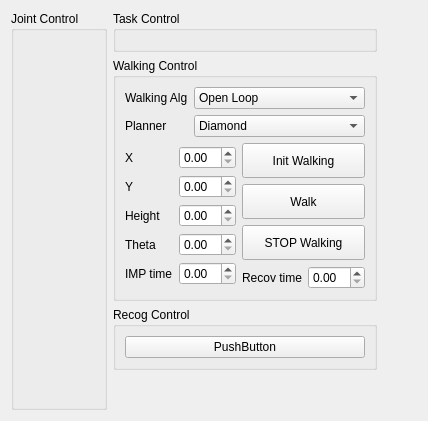
      <widget class="QWidget" name="tab_3">
       <attribute name="title">
        <string>Manual</string>
       </attribute>
       <layout class="QHBoxLayout" name="horizontalLayout_2">
        <item>
         <layout class="QHBoxLayout" name="horizontalLayout" stretch="0,0,0">
          <property name="sizeConstraint">
           <enum>QLayout::SetDefaultConstraint</enum>
          </property>
          <property name="topMargin">
           <number>0</number>
          </property>
          <item>
           <widget class="QGroupBox" name="groupBox_joint_ctrl">
            <property name="maximumSize">
             <size>
              <width>400</width>
              <height>16777215</height>
             </size>
            </property>
            <property name="title">
             <string>Joint Control</string>
            </property>
            <property name="checkable">
             <bool>false</bool>
            </property>
            <layout class="QGridLayout" name="gridLayout_2">
             <item row="0" column="0">
              <layout class="QGridLayout" name="gridLayout_joint_ctrl" rowstretch="0" columnstretch="0">
               <property name="sizeConstraint">
                <enum>QLayout::SetMaximumSize</enum>
               </property>
               <property name="leftMargin">
                <number>0</number>
               </property>
               <property name="topMargin">
                <number>0</number>
               </property>
               <property name="horizontalSpacing">
                <number>8</number>
               </property>
               <property name="verticalSpacing">
                <number>5</number>
               </property>
              </layout>
             </item>
            </layout>
           </widget>
          </item>
          <item>
           <layout class="QVBoxLayout" name="verticalLayout_19" stretch="0,0,0,0">
            <item>
             <widget class="QGroupBox" name="groupBox_task_ctrl">
              <property name="title">
               <string>Task Control</string>
              </property>
              <layout class="QGridLayout" name="gridLayout_5">
               <item row="1" column="0">
                <layout class="QGridLayout" name="gridLayout_task_ctrl" rowstretch="0" columnstretch="0">
                 <property name="sizeConstraint">
                  <enum>QLayout::SetMaximumSize</enum>
                 </property>
                 <property name="leftMargin">
                  <number>0</number>
                 </property>
                 <property name="topMargin">
                  <number>0</number>
                 </property>
                 <property name="horizontalSpacing">
                  <number>8</number>
                 </property>
                 <property name="verticalSpacing">
                  <number>5</number>
                 </property>
                </layout>
               </item>
              </layout>
             </widget>
            </item>
            <item>
             <widget class="QGroupBox" name="groupBox_walk_ctrl">
              <property name="maximumSize">
               <size>
                <width>370</width>
                <height>16777215</height>
               </size>
              </property>
              <property name="title">
               <string>Walking Control</string>
              </property>
              <layout class="QVBoxLayout" name="verticalLayout_20">
               <item>
                <layout class="QVBoxLayout" name="verticalLayout_16" stretch="0,0">
                 <item>
                  <layout class="QGridLayout" name="gridLayout_walk_ctrl" columnstretch="0,1">
                   <item row="0" column="0">
                    <widget class="QLabel" name="label_5">
                     <property name="text">
                      <string>Walking Alg</string>
                     </property>
                    </widget>
                   </item>
                   <item row="1" column="0">
                    <widget class="QLabel" name="label_4">
                     <property name="text">
                      <string>Planner</string>
                     </property>
                    </widget>
                   </item>
                   <item row="0" column="1">
                    <widget class="QComboBox" name="comboBox_walk_algorithm">
                     <item>
                      <property name="text">
                       <string>Open Loop</string>
                      </property>
                     </item>
                     <item>
                      <property name="text">
                       <string>Open + Imp</string>
                      </property>
                     </item>
                     <item>
                      <property name="text">
                       <string>Algorithm 1</string>
                      </property>
                     </item>
                     <item>
                      <property name="text">
                       <string>Algorithm 2</string>
                      </property>
                     </item>
                     <item>
                      <property name="text">
                       <string>Algorithm 3</string>
                      </property>
                     </item>
                    </widget>
                   </item>
                   <item row="1" column="1">
                    <widget class="QComboBox" name="comboBox_walk_planner">
                     <item>
                      <property name="text">
                       <string>Diamond</string>
                      </property>
                     </item>
                     <item>
                      <property name="text">
                       <string>WTF Plan</string>
                      </property>
                     </item>
                    </widget>
                   </item>
                  </layout>
                 </item>
                 <item>
                  <layout class="QHBoxLayout" name="horizontalLayout_5">
                   <item>
                    <layout class="QVBoxLayout" name="verticalLayout_17">
                     <item>
                      <layout class="QGridLayout" name="gridLayout_7" columnstretch="0,1">
                       <item row="5" column="0">
                        <widget class="QLabel" name="label_10">
                         <property name="text">
                          <string>IMP time</string>
                         </property>
                        </widget>
                       </item>
                       <item row="3" column="0">
                        <widget class="QLabel" name="label_8">
                         <property name="text">
                          <string>Height</string>
                         </property>
                        </widget>
                       </item>
                       <item row="1" column="0">
                        <widget class="QLabel" name="label_6">
                         <property name="text">
                          <string>X</string>
                         </property>
                        </widget>
                       </item>
                       <item row="4" column="0">
                        <widget class="QLabel" name="label_9">
                         <property name="text">
                          <string>Theta</string>
                         </property>
                        </widget>
                       </item>
                       <item row="2" column="0">
                        <widget class="QLabel" name="label_7">
                         <property name="text">
                          <string>Y</string>
                         </property>
                        </widget>
                       </item>
                       <item row="1" column="1">
                        <widget class="QDoubleSpinBox" name="doubleSpinBox_walk_x"/>
                       </item>
                       <item row="2" column="1">
                        <widget class="QDoubleSpinBox" name="doubleSpinBox_walk_y"/>
                       </item>
                       <item row="3" column="1">
                        <widget class="QDoubleSpinBox" name="doubleSpinBox_walk_height"/>
                       </item>
                       <item row="4" column="1">
                        <widget class="QDoubleSpinBox" name="doubleSpinBox_walk_theta"/>
                       </item>
                       <item row="5" column="1">
                        <widget class="QDoubleSpinBox" name="doubleSpinBox_walk_imp_time"/>
                       </item>
                      </layout>
                     </item>
                    </layout>
                   </item>
                   <item>
                    <layout class="QVBoxLayout" name="verticalLayout_18">
                     <item>
                      <widget class="QPushButton" name="button_walk_init">
                       <property name="minimumSize">
                        <size>
                         <width>0</width>
                         <height>35</height>
                        </size>
                       </property>
                       <property name="text">
                        <string>Init Walking</string>
                       </property>
                      </widget>
                     </item>
                     <item>
                      <widget class="QPushButton" name="button_walk_start">
                       <property name="minimumSize">
                        <size>
                         <width>0</width>
                         <height>35</height>
                        </size>
                       </property>
                       <property name="text">
                        <string>Walk</string>
                       </property>
                      </widget>
                     </item>
                     <item>
                      <widget class="QPushButton" name="button_walk_stop">
                       <property name="minimumSize">
                        <size>
                         <width>0</width>
                         <height>35</height>
                        </size>
                       </property>
                       <property name="text">
                        <string>STOP Walking</string>
                       </property>
                      </widget>
                     </item>
                     <item>
                      <layout class="QGridLayout" name="gridLayout_8" columnstretch="0,1">
                       <item row="0" column="0">
                        <widget class="QLabel" name="label_11">
                         <property name="text">
                          <string>Recov time</string>
                         </property>
                        </widget>
                       </item>
                       <item row="0" column="1">
                        <widget class="QDoubleSpinBox" name="doubleSpinBox_walk_recov_time"/>
                       </item>
                      </layout>
                     </item>
                    </layout>
                   </item>
                  </layout>
                 </item>
                </layout>
               </item>
              </layout>
             </widget>
            </item>
            <item>
             <widget class="QGroupBox" name="groupBox_recog_ctrl">
              <property name="title">
               <string>Recog Control</string>
              </property>
              <layout class="QGridLayout" name="gridLayout_6">
               <item row="0" column="0">
                <layout class="QGridLayout" name="gridLayout_recog_ctrl" rowstretch="0" columnstretch="0">
                 <property name="sizeConstraint">
                  <enum>QLayout::SetMaximumSize</enum>
                 </property>
                 <property name="leftMargin">
                  <number>0</number>
                 </property>
                 <property name="topMargin">
                  <number>0</number>
                 </property>
                 <property name="horizontalSpacing">
                  <number>8</number>
                 </property>
                 <property name="verticalSpacing">
                  <number>5</number>
                 </property>
                 <item row="0" column="0">
                  <widget class="QPushButton" name="pushButton">
                   <property name="text">
                    <string>PushButton</string>
                   </property>
                  </widget>
                 </item>
                </layout>
               </item>
              </layout>
             </widget>
            </item>
            <item>
             <spacer name="verticalSpacer_9">
              <property name="orientation">
               <enum>Qt::Vertical</enum>
              </property>
              <property name="sizeHint" stdset="0">
               <size>
                <width>20</width>
                <height>40</height>
               </size>
              </property>
             </spacer>
            </item>
           </layout>
          </item>
          <item>
           <spacer name="horizontalSpacer_2">
            <property name="orientation">
             <enum>Qt::Horizontal</enum>
            </property>
            <property name="sizeHint" stdset="0">
             <size>
              <width>40</width>
              <height>20</height>
             </size>
            </property>
           </spacer>
          </item>
         </layout>
        </item>
       </layout>
      </widget>
